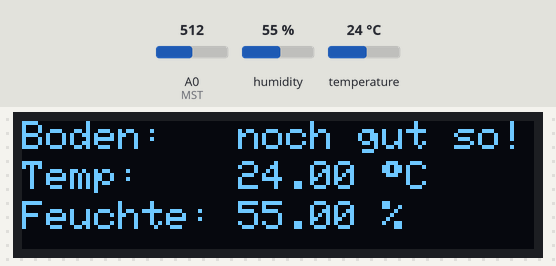
This sketch was run on a simulated Arduino Uno, built with avr-gcc and run on an emulated ATmega328P. Shown: 128×32 one-colour display. Inputs (shaded band) come from the test bench; at power-on: A0 (MST) = 512, humidity 55 %, temperature 24 °C. What the sketch prints to the serial monitor is not drawn.

Above: at 10.1 s.

The sketch:

GurkenHaus.ino
```cpp
#include <SPI.h>
#include <Wire.h>
#include <Adafruit_GFX.h>
#include <Adafruit_SSD1306.h>
#include <Adafruit_Sensor.h>
#include "DHT.h"

// DHT
#define DHTPIN 7
#define DHTTYPE DHT11
DHT dht(DHTPIN, DHTTYPE);

// Bodenfeuchte
#define MST A0

// Variablen für Sensoren

float temperature;
float humedy;
int wait = 10000;
int moisture = 0;
String output;

#define SCREEN_WIDTH 128 // OLED display width, in pixels
#define SCREEN_HEIGHT 32 // OLED display height, in pixels

// Declaration for an SSD1306 display connected to I2C (SDA, SCL pins)
#define OLED_RESET     4 // Reset pin # (or -1 if sharing Arduino reset pin)
Adafruit_SSD1306 display(SCREEN_WIDTH, SCREEN_HEIGHT, &Wire, OLED_RESET);


void setup() {
  Serial.begin(9600);
  dht.begin();
  // SSD1306_SWITCHCAPVCC = generate display voltage from 3.3V internally
  if(!display.begin(SSD1306_SWITCHCAPVCC, 0x3C)) { // Address 0x3C for 128x32
    Serial.println(F("SSD1306 allocation failed"));
    for(;;); // Don't proceed, loop forever
  }
  display.clearDisplay();
}

void loop() {

  checkMoisture();
  checkDht();
  showTextTest(temperature, humedy, output);
  serialOutput();

}

// Holte DHT11 Infos und schreibt sie in Variablen
void checkDht() {

  humedy = dht.readHumidity(); //die Luftfeuchtigkeit auslesen und unter „Luftfeutchtigkeit“ speichern
  temperature = dht.readTemperature();//die Temperatur auslesen und unter „Temperatur“ speichern
  delay(wait); //Zwei Sekunden Vorlaufzeit bis zur Messung (der Sensor ist etwas träge)

}

// Holt Bodenfeuchte und schreibt sie in Variablen
void checkMoisture() {

  moisture = analogRead(MST);

  if (moisture > 0 && moisture <= 200) {
    output = "zu nass";
  } else if (moisture >= 201 && moisture < 500) {
    output = "gut so";
  } else if (moisture >= 501 && moisture < 600) {
    output = "noch gut so";
  } else if (moisture >= 601) {
    output = "zu trocken";
  } else {
    output = "???";
  }

}

// Gibt den Text auf das kleine OLED display aus
void showTextTest(float t, float h, String s) {

  display.clearDisplay();
  display.setTextSize(1); // Draw 2X-scale text
  display.setTextColor(WHITE);
  display.setCursor(0, 0);
  display.print(F("Boden:   "));
  display.print(s);
  display.println(F("!"));
  display.setCursor(0, 10);
  display.print(F("Temp:    "));
  display.print(t);
  display.print(F(" "));
  display.print(char(247)); // Grad-Zeichen
  display.println(F("C"));
  display.setCursor(0, 20);
  display.print(F("Feuchte: "));
  display.print(h);
  display.println(F(" %"));
  display.display();
  delay(100);

}

void serialOutput() {

  Serial.print("Luftfeuchtigkeit: "); //Im seriellen Monitor den Text und
  Serial.print(humedy); //die Dazugehörigen Werte anzeigen
  Serial.println(" %");
  Serial.print("Temperatur: ");
  Serial.print(temperature);
  Serial.println(" Grad Celsius");
  Serial.print("Bodenfeuchte: ");
  Serial.println(moisture);
}
```
